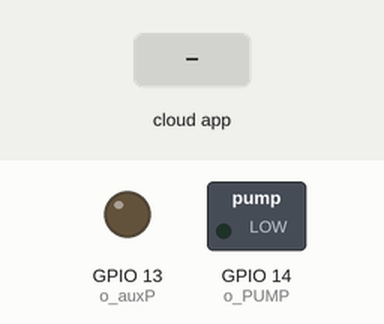
Simulated run of this sketch. Board: ESP32. Shown: switched loads named in the sketch (green lamp = pin HIGH), output pins drawn as LEDs (lit = HIGH). The inputs (shaded band) are chosen by the test bench. WiFi joins after 1.5 s; servers stay silent unless stated; no MQTT or app messages arrive unless stated; what the sketch prints to the serial monitor is not drawn.

Above: at 2.7 s.
2.8 s: the phone or cloud app sets io-assistant-test to ON
At 3.6 s:
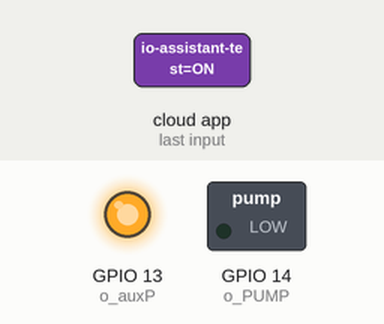
Timing chart, 0 to 5.8 s (numbered marks = the images above; inputs shaded):
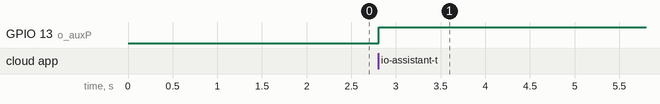

The sketch:

assistant.ino
```cpp
#include <WiFi.h>
#include "Adafruit_MQTT.h"
#include "Adafruit_MQTT_Client.h"
#define WLAN_SSID   "WLAN SSID"
#define WLAN_PASS   "WLAN PASS"
#define AIO_SERVER  "io.adafruit.com"
#define AIO_SERVERPORT  1883
#define AIO_USERNAME     "TU WPISZ NAZWE UZYTKOWNIKA ADAFRUIT"
#define AIO_KEY          "TU WPISZ KEY Z ADAFRUIT"

const int o_PUMP=14;  //powinno działać jako PWM - nie działa
const int o_auxP=13;  //dodatkowe wyjście cyfrowe, sterowane tak jak to PWM
WiFiClient client;
Adafruit_MQTT_Client mqtt(&client, AIO_SERVER, AIO_SERVERPORT, AIO_USERNAME,AIO_KEY);
Adafruit_MQTT_Subscribe pump = Adafruit_MQTT_Subscribe(&mqtt, AIO_USERNAME"/feeds/io-assistant-test");
void MQTT_connect()
{
  //polacz sie z mqtt
    int8_t ret;
    if(mqtt.connected()) return;
    Serial.print("Connecting to MQTT... ");
    uint8_t retries = 3;
    while((ret = mqtt.connect()) != 0)
    {
        Serial.println(mqtt.connectErrorString(ret));
        Serial.println("Retrying MQTT connection in 5 seconds");
        mqtt.disconnect();
        delay(5000);
        retries--;
        if(retries==0)while(true);//dies, wdt resets
    }
    Serial.println("MQTT Connected");
}
void setup()
{
    //połącz z wifi podanym w definicjach oraz zdefiniuj porty IO płytki(nie działa PWM - nie wiem czemu)
    Serial.begin(115200);
    delay(10);
//    pinMode(o_PUMP,OUTPUT);
    pinMode(o_auxP,OUTPUT);
    ledcSetup(0,100,8);
    ledcAttachPin(o_PUMP,0);
    Serial.println();
    Serial.print("connecting to:");
    Serial.println(WLAN_SSID);
    WiFi.begin(WLAN_SSID,WLAN_PASS);
    while(WiFi.status()!=WL_CONNECTED){
        delay(500);
        Serial.print(".");

    }
    Serial.println("WiFi connected!\nIP address: ");
    Serial.print(WiFi.localIP());
    mqtt.subscribe(&pump);
}

void loop()
{
    MQTT_connect();
    Adafruit_MQTT_Subscribe *subscription;
    while((subscription = mqtt.readSubscription(2000)))
    {
        if (subscription ==&pump)
        {
            Serial.print(F("Got:"));
            Serial.println((char*)pump.lastread);
            if (!strcmp((char*)pump.lastread,"ON"))
//            if((char*)pump.lastread=="ON")
            {
                ledcWrite(o_PUMP,128);
                digitalWrite(o_auxP,HIGH);
            }
            else
            {
                digitalWrite(o_auxP,LOW);
                ledcWrite(o_PUMP,0);
            }

        }
    }
}
```

Measured:
- after the input at 2.8 s, GPIO 13 (o_auxP): LOW → HIGH at once
